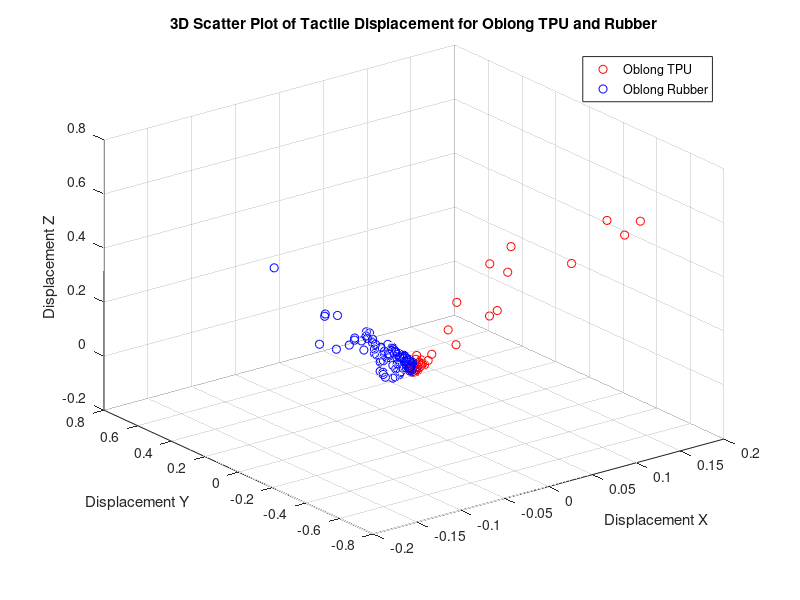
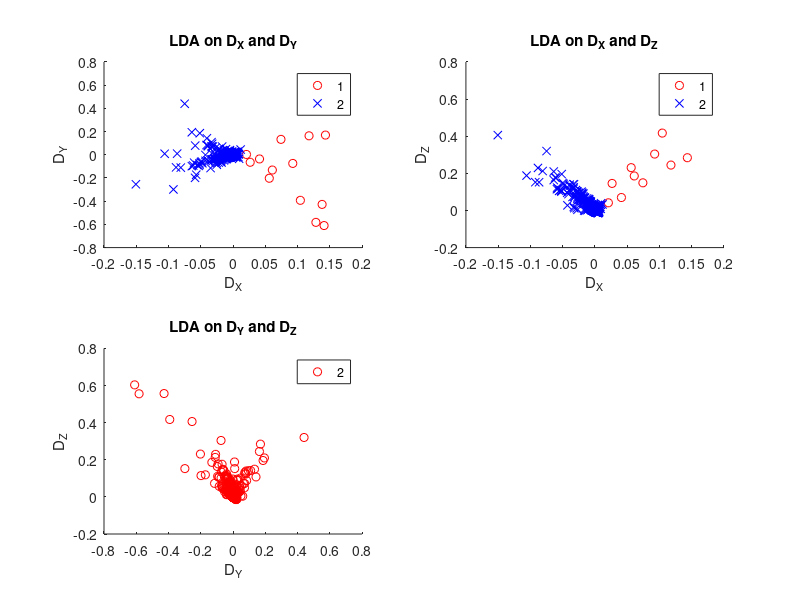
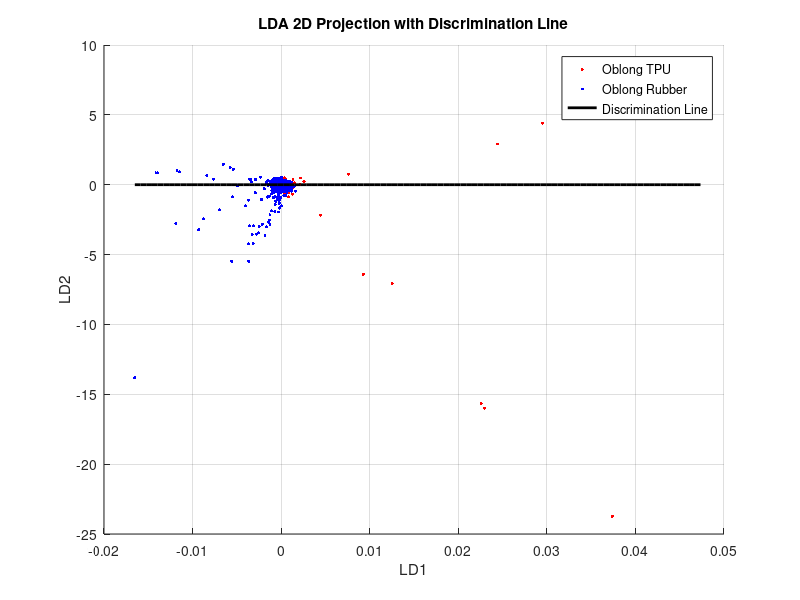
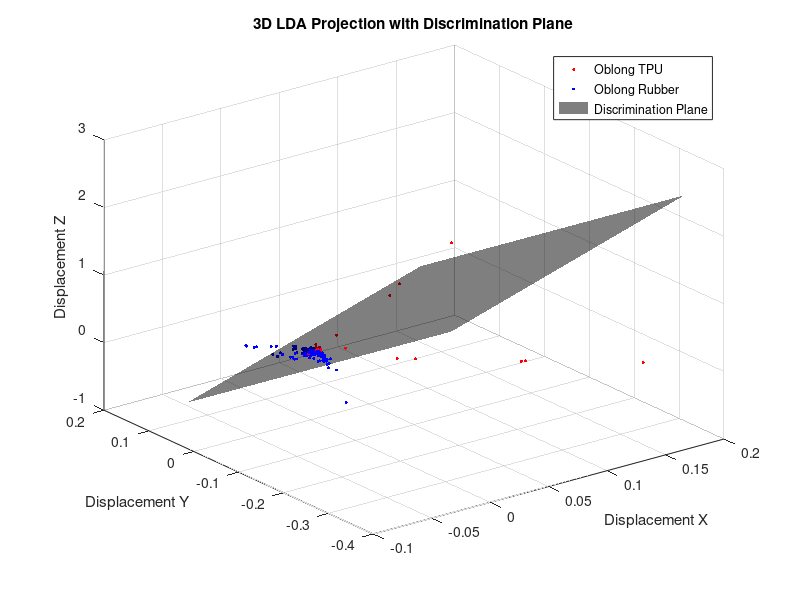

Write the MATLAB code that produced these figures, in order.
%% C.1.a

% Load the provided .mat files for Oblong TPU and Oblong Rubber objects

% ALL DATA
% oblong_TPU = load('Data_set/oblong_TPU_papillarray_single.mat');
% oblong_rubber = load('Data_set/oblong_rubber_papillarray_single.mat');

% PEAK DATA
oblong_TPU = load('Peak_Data/hexagon_TPU_peak_data.mat');
oblong_rubber = load('Peak_Data/oblong_rubber_peak_data.mat');

% ALL DATA
% oblong_TPU_displacement = oblong_TPU.sensor_matrices_displacement;
% oblong_rubber_displacement = oblong_rubber.sensor_matrices_displacement;

% PEAK DATA
oblong_TPU_displacement = oblong_TPU.peak_tactile_displacement;
oblong_rubber_displacement = oblong_rubber.peak_tactile_displacement;

% Extract the central papillae displacement (P4, index 4)
oblong_TPU_P4 = oblong_TPU_displacement(:, 10:12); % Columns 10-12 for P4 (X, Y, Z)
oblong_rubber_P4 = oblong_rubber_displacement(:, 10:12); % Columns 10-12 for P4

% Combine data and create labels
X = [oblong_TPU_P4; oblong_rubber_P4];
y = [ones(size(oblong_TPU_P4, 1), 1); 2 * ones(size(oblong_rubber_P4, 1), 1)];

%% C.1.b Visualise the tactile displacement with a 3D scatter plot
figure;
scatter3(oblong_TPU_P4(:, 1), oblong_TPU_P4(:, 2), oblong_TPU_P4(:, 3), 'r', 'DisplayName', 'Oblong TPU');
hold on;
scatter3(oblong_rubber_P4(:, 1), oblong_rubber_P4(:, 2), oblong_rubber_P4(:, 3), 'b', 'DisplayName', 'Oblong Rubber');
grid on;
xlabel('Displacement X'); ylabel('Displacement Y'); zlabel('Displacement Z');
legend;
title('3D Scatter Plot of Tactile Displacement for Oblong TPU and Rubber');

%% C.1.c Apply LDA to 2D combinations of D_X, D_Y, and D_Z
combinations = nchoosek(1:3, 2); % All 2D combinations of [X, Y, Z]
figure;
for i = 1:size(combinations, 1)
    subplot(2, 2, i);
    lda_model = fitcdiscr(X(:, combinations(i, :)), y);
    lda_predictions = predict(lda_model, X(:, combinations(i, :)));
    
    gscatter(X(:, combinations(i, 1)), X(:, combinations(i, 2)), lda_predictions, 'rb', 'ox');
    xlabel(['D_' char('X' + combinations(i, 1) - 1)]);
    ylabel(['D_' char('X' + combinations(i, 2) - 1)]);
    title(['LDA on ', ['D_' char('X' + combinations(i, 1) - 1)], ' and ', ['D_' char('X' + combinations(i, 2) - 1)]]);
end


%% C.1.d - Reduce to 2D and replot

% Reducing the data to 2 Dimensions and Re-plot

% Combine all displacement data for TPU and Rubber
displacement_data = [oblong_TPU_displacement; oblong_rubber_displacement];

% Create class labels (0 = TPU, 1 = Rubber)
labels = [zeros(size(oblong_TPU_displacement, 1), 1); ones(size(oblong_rubber_displacement, 1), 1)];

% Apply LDA
lda_model = fitcdiscr(displacement_data, labels);

% Project data into 2D space
lda_2d = lda_model.X .* lda_model.Coeffs(1,2).Linear';

% Extract class-wise projections
lda_tpu = lda_2d(labels == 0, :);
lda_rub = lda_2d(labels == 1, :);

% Plot the 2D LDA result
figure;
scatter(lda_tpu(:,1), lda_tpu(:,2), 5, 'r', 'filled'); % Oblong TPU in red
hold on;
scatter(lda_rub(:,1), lda_rub(:,2), 5, 'b', 'filled'); % Oblong Rubber in blue

% Plot the discrimination line
coeff = lda_model.Coeffs(1,2).Linear;
k = -coeff(1)/coeff(2); % Slope
x_range = linspace(min(lda_2d(:,1)), max(lda_2d(:,1)), 100);
y_range = k * x_range; % Line equation
plot(x_range, y_range, 'k', 'LineWidth', 2); % Black discrimination line

xlabel('LD1');
ylabel('LD2');
title('LDA 2D Projection with Discrimination Line');
legend('Oblong TPU', 'Oblong Rubber', 'Discrimination Line');
grid on;
hold off;

%% C.3.d.i - 3d Plot with plane

% 3D plot with discrimination plane
% Extract 3D displacement data
D_X = displacement_data(:,1);
D_Y = displacement_data(:,2);
D_Z = displacement_data(:,3);

% Plot the 3D displacement points
figure;
scatter3(D_X(labels == 0), D_Y(labels == 0), D_Z(labels == 0), 5, 'r', 'filled'); % TPU
hold on;
scatter3(D_X(labels == 1), D_Y(labels == 1), D_Z(labels == 1), 5, 'b', 'filled'); % Rubber

% Plot the discrimination plane
% Use coefficients of the LDA model
plane_coeff = lda_model.Coeffs(1,2).Linear; % [a, b, c] for ax + by + cz = d
a = plane_coeff(1);
b = plane_coeff(2);
c = plane_coeff(3);
d = lda_model.Coeffs(1,2).Const; % Plane offset

% Define the range for the plane
[x_plane, y_plane] = meshgrid(linspace(min(D_X), max(D_X), 30), linspace(min(D_Y), max(D_Y), 30));
z_plane = -(a*x_plane + b*y_plane + d)/c;

% Plot the plane
surf(x_plane, y_plane, z_plane, 'FaceAlpha', 0.5, 'EdgeColor', 'none', 'FaceColor', 'k');

% Customize the plot
xlabel('Displacement X');
ylabel('Displacement Y');
zlabel('Displacement Z');
title('3D LDA Projection with Discrimination Plane');
legend('Oblong TPU', 'Oblong Rubber', 'Discrimination Plane');
grid on;
hold off;
